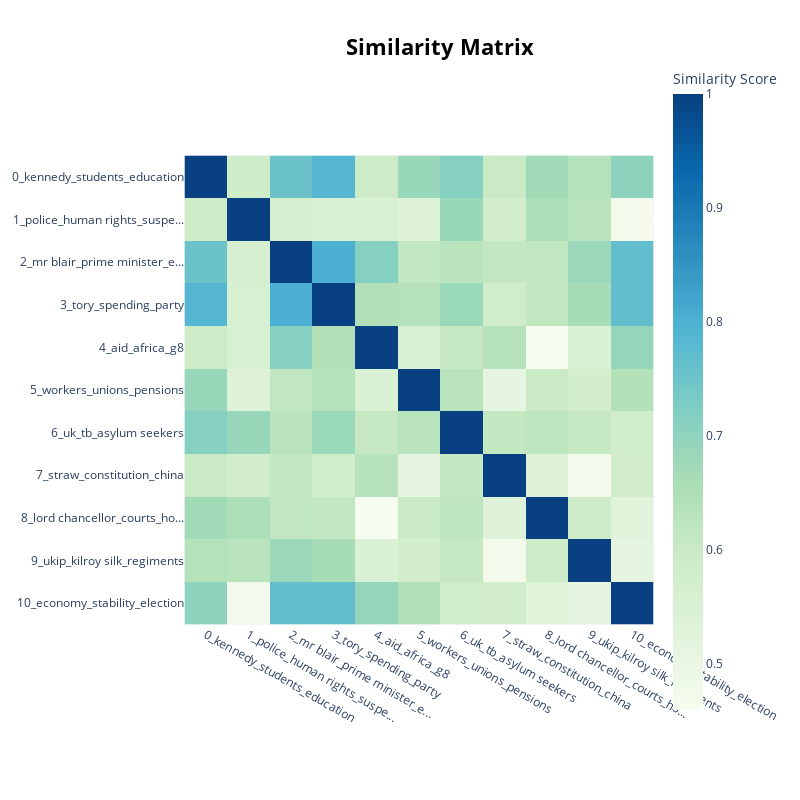

The notebook cell this image was saved under:
### Code cell
# Visualise a similarity matrix
topic_model.visualize_heatmap(top_n_topics=30)

### Figure 1 — Plotly figure (JSON) as saved in the notebook; plotly's stock layout.template omitted (floating-point values rounded to 4 significant figures)
{"data": [{"coloraxis": "coloraxis", "hovertemplate": "x: %{x}<br>y: %{y}<br>Similarity Score: %{z}<extra></extra>", "name": "0", "type": "heatmap", "x": ["0_kennedy_students_education", "1_police_human rights_suspe...", "2_mr blair_prime minister_e...", "3_tory_spending_party", "4_aid_africa_g8", "5_workers_unions_pensions", "6_uk_tb_asylum seekers", "7_straw_constitution_china", "8_lord chancellor_courts_ho...", "9_ukip_kilroy silk_regiments", "10_economy_stability_election"], "xaxis": "x", "y": ["0_kennedy_students_education", "1_police_human rights_suspe...", "2_mr blair_prime minister_e...", "3_tory_spending_party", "4_aid_africa_g8", "5_workers_unions_pensions", "6_uk_tb_asylum seekers", "7_straw_constitution_china", "8_lord chancellor_courts_ho...", "9_ukip_kilroy silk_regiments", "10_economy_stability_election"], "yaxis": "y", "z": [[1.0, 0.5835, 0.7539, 0.788, 0.5928, 0.6854, 0.7151, 0.6008, 0.6723, 0.6396, 0.7013], [0.5835, 1.0, 0.5571, 0.5536, 0.5565, 0.5331, 0.6853, 0.5775, 0.6541, 0.6322, 0.4711], [0.7539, 0.5571, 1.0, 0.8033, 0.7149, 0.6156, 0.6305, 0.6115, 0.6155, 0.6813, 0.7669], [0.788, 0.5536, 0.8033, 1.0, 0.6461, 0.6362, 0.6837, 0.5795, 0.6111, 0.666, 0.7668], [0.5928, 0.5565, 0.7149, 0.6461, 1.0, 0.5483, 0.608, 0.6332, 0.4596, 0.5469, 0.6901], [0.6854, 0.5331, 0.6156, 0.6362, 0.5483, 1.0, 0.6327, 0.5092, 0.6001, 0.5709, 0.6428], [0.7151, 0.6853, 0.6305, 0.6837, 0.608, 0.6327, 1.0, 0.6126, 0.6229, 0.6069, 0.5806], [0.6008, 0.5775, 0.6115, 0.5795, 0.6332, 0.5092, 0.6126, 1.0, 0.5334, 0.4714, 0.5775], [0.6723, 0.6541, 0.6155, 0.6111, 0.4596, 0.6001, 0.6229, 0.5334, 1.0, 0.5895, 0.5273], [0.6396, 0.6322, 0.6813, 0.666, 0.5469, 0.5709, 0.6069, 0.4714, 0.5895, 1.0, 0.5136], [0.7013, 0.4711, 0.7669, 0.7668, 0.6901, 0.6428, 0.5806, 0.5775, 0.5273, 0.5136, 1.0]]}], "layout": {"coloraxis": {"colorbar": {"title": {"text": "Similarity Score"}}, "colorscale": [[0, "rgb(247,252,240)"], [0.125, "rgb(224,243,219)"], [0.25, "rgb(204,235,197)"], [0.375, "rgb(168,221,181)"], [0.5, "rgb(123,204,196)"], [0.625, "rgb(78,179,211)"], [0.75, "rgb(43,140,190)"], [0.875, "rgb(8,104,172)"], [1, "rgb(8,64,129)"]]}, "height": 800, "hoverlabel": {"bgcolor": "white", "font": {"family": "Rockwell", "size": 16}}, "legend": {"title": {"text": "Trend"}}, "margin": {"t": 60}, "showlegend": true, "title": {"font": {"color": "Black", "size": 22}, "text": "<b>Similarity Matrix</b>", "x": 0.55, "xanchor": "center", "y": 0.95, "yanchor": "top"}, "width": 800, "xaxis": {"anchor": "y", "constrain": "domain", "domain": [0, 1], "scaleanchor": "y"}, "yaxis": {"anchor": "x", "autorange": "reversed", "constrain": "domain", "domain": [0, 1]}}}
